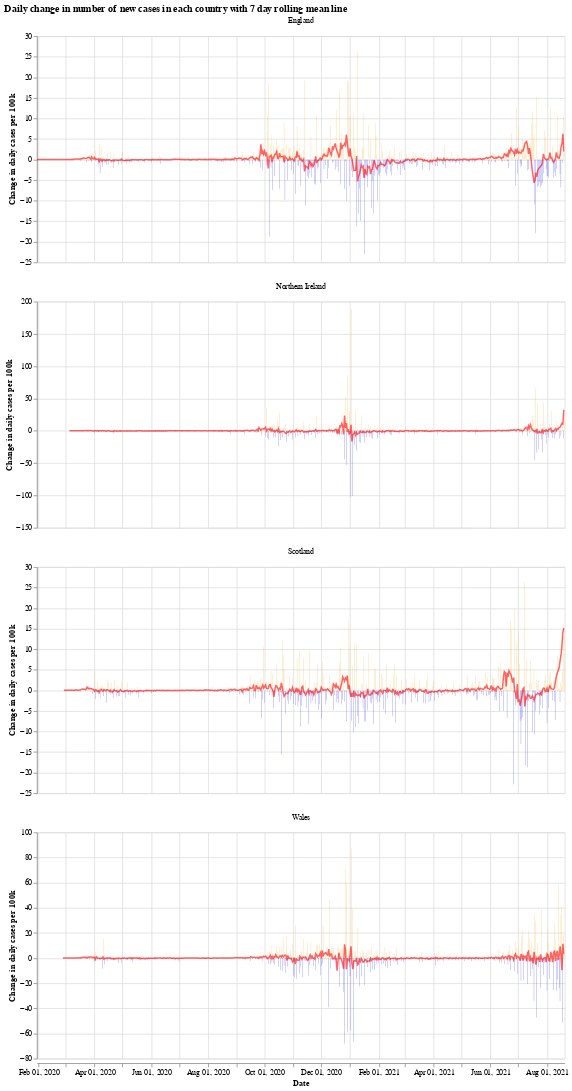

Notebook code for this chart:
### Markdown cell above
We will use the Python library `Altair` for visualising the data, see the [altair docs](https://altair-viz.github.io/) for more information.

First we have a graph which shows the daily change in the number of new cases for each country. This number jumps up and down all over the place, which is likely due to delay in reporting of new cases over the weekend. Another interesting thing is that it looks like the daily cases in Wales experienced a much shorter period of calm over the summer (calm in the sense of daily cases not jumping up and down).

The orange bars are days when the number of new cases (per 100k population) was more than the previous day, while the blue are days when the number of new cases dropped. The red line is the 7 day moving average. 

When the moving average line is below 0, it means that there is a consistent drop in new cases. We can see this clearly happening around the times that lockdowns were introduced (though, to varying degrees). I will update the graphs soon with a marker of when each lockdown started.

### Code cell
# collapse
import altair as alt

bars = alt.Chart(uk_cases).mark_bar().encode(
    x=alt.X("yearmonthdate(date):T", axis=alt.Axis(title='Date')),
    y=alt.Y("casesChangeRate:Q", axis=alt.Axis(title='Change in daily cases per 100k')),
    tooltip='casesChange',
    color=alt.condition(
        alt.datum.casesChangeRate > 0,
        alt.value("orange"),  # The positive color
        alt.value("blue")  # The negative color
    )
).properties(title='Daily change in number of new cases with 7 day rolling mean',width=700).interactive()

line = alt.Chart(uk_cases).mark_line(
    color='red',
    size=2,
    opacity=0.6
).transform_window(
    rolling_mean='mean(casesChangeRate)',
    frame=[0, 7],
    groupby=['areaName']
).encode(
    x='yearmonthdate(date):T',
    y='rolling_mean:Q'
)

alt.layer(bars, line, data=uk_cases).facet(alt.Column(
    'areaName', title=''), columns=1).resolve_scale(y='independent').properties(title='Daily change in number of new cases in each country with 7 day rolling mean line')

### Figure 1 — Vega-Lite specification as saved in the notebook (floating-point values rounded to 4 significant figures; data arrays with more than 128 entries replaced by an {"elided": "..."} marker saying what was removed)
{"config": {"view": {"continuousWidth": 400, "continuousHeight": 300}}, "data": {"name": "data-c2858b89b60a2e401416e59e929ba848"}, "facet": {"type": "nominal", "field": "areaName", "title": ""}, "spec": {"layer": [{"mark": "bar", "encoding": {"color": {"condition": {"value": "orange", "test": "(datum.casesChangeRate > 0)"}, "value": "blue"}, "tooltip": {"type": "quantitative", "field": "casesChange"}, "x": {"type": "temporal", "axis": {"title": "Date"}, "field": "date", "timeUnit": "yearmonthdate"}, "y": {"type": "quantitative", "axis": {"title": "Change in daily cases per 100k"}, "field": "casesChangeRate"}}, "selection": {"selector001": {"type": "interval", "bind": "scales", "encodings": ["x", "y"]}}, "title": "Daily change in number of new cases with 7 day rolling mean", "width": 700}, {"mark": {"type": "line", "color": "red", "opacity": 0.6, "size": 2}, "encoding": {"x": {"type": "temporal", "field": "date", "timeUnit": "yearmonthdate"}, "y": {"type": "quantitative", "field": "rolling_mean"}}, "transform": [{"window": [{"op": "mean", "field": "casesChangeRate", "as": "rolling_mean"}], "frame": [0, 7], "groupby": ["areaName"]}]}]}, "columns": 1, "resolve": {"scale": {"y": "independent"}}, "title": "Daily change in number of new cases in each country with 7 day rolling mean line", "$schema": "https://vega.github.io/schema/vega-lite/v4.8.1.json", "datasets": {"data-c2858b89b60a2e401416e59e929ba848": {"elided": "2180 records"}}}
